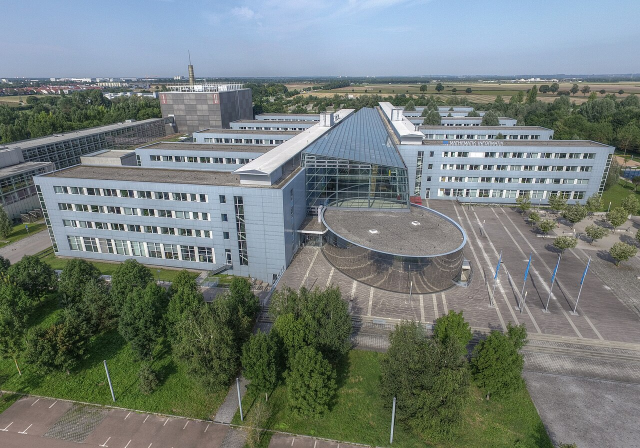
#> input picture ex3/solutions/tum.jpg, 1280 x 896 px (shown at 1/2 size)
$ jupyter execute ex03_camera_solved.ipynb
#> lines starting #> are read from the running program, lines starting #| are printed output that depends on the picture
[cell 1]
import numpy as np
import matplotlib.pyplot as plt
from PIL import Image

# Exercise 3: Camera Models and Distortion

**3D Computer Vision — Summer Semester 2026**

**Prof. Dr. Daniel Cremers, TU Munich**

---

In this notebook you will implement the pinhole camera model, the FOV/ATAN
distortion model, and a line-based distortion estimator (division model).
You will also see why all of this matters: a depth map plus a calibration
turns a flat image into a 3D point cloud, and a single line equation lets
us undo lens distortion without a calibration target.

| Part | Topic | What you'll see |
|------|-------|-----------------|
| I    | Pinhole project / backproject | Image + depth → 3D point cloud |
| II   | FOV/ATAN model | Undistortion of a fisheye KITTI frame at different output FOVs |
| III  | Line-based calibration (division model) | Estimate $k$ from 7 collinear points |

## Part I: Pinhole Projection and Backprojection

The pinhole camera maps a 3D point $\tilde{\mathbf X} = (X, Y, Z)^\top$
expressed in camera coordinates to a pixel $(u, v)$ via the intrinsic matrix
$K$:

$$\lambda \begin{pmatrix} u \\ v \\ 1 \end{pmatrix}
\;=\; K \begin{pmatrix} X \\ Y \\ Z \end{pmatrix},
\qquad
K = \begin{pmatrix} f_x & 0 & c_x \\ 0 & f_y & c_y \\ 0 & 0 & 1 \end{pmatrix}.$$

Reading off the third row gives $\lambda = Z$, so $u = f_x X / Z + c_x$ and
$v = f_y Y / Z + c_y$. Backprojection is the reverse: given a pixel and a
depth value, recover the 3D point. Since $\lambda \mathbf{x} = K \tilde{\mathbf X}$,

$$\tilde{\mathbf X} \;=\; Z \cdot K^{-1} \begin{pmatrix} u \\ v \\ 1 \end{pmatrix}.$$

**Implement** `pinhole_project` and `pinhole_backproject` below. You will
then use `pinhole_backproject` inside `image_to_pointcloud` to turn a full
RGB image plus its depth map into a coloured 3D point cloud.

[cell 2]
def pinhole_project(K, X):
    """Project 3D camera-frame points to pixels.

    Args:
        K: Intrinsic matrix, shape (3, 3).
        X: 3D points in camera frame, shape (N, 3).

    Returns:
        uv: Pixel coordinates, shape (N, 2).
    """
    x = X[:, 0] / X[:, 2]
    y = X[:, 1] / X[:, 2]
    u = K[0, 0] * x + K[0, 2]
    v = K[1, 1] * y + K[1, 2]
    return np.column_stack([u, v])

def pinhole_backproject(K, uv, depth):
    """Backproject pixels to 3D given per-pixel depth.

    Args:
        K: Intrinsic matrix, shape (3, 3).
        uv: Pixel coordinates, shape (N, 2).
        depth: Depth (Z value) at each pixel, shape (N,).

    Returns:
        X: 3D points in camera frame, shape (N, 3).
    """
    u, v = uv[:, 0], uv[:, 1]
    x = (u - K[0, 2]) / K[0, 0]
    y = (v - K[1, 2]) / K[1, 1]
    X = np.column_stack([x * depth, y * depth, depth])
    return X

[cell 3]
# ── Tests for Part I ──
_K = np.array([[500.0, 0.0, 320.0],
               [0.0, 500.0, 240.0],
               [0.0, 0.0, 1.0]])
_X = np.array([[0.1, 0.05, 1.0], [-0.2, 0.3, 2.5], [0.0, 0.0, 5.0]])
_uv = pinhole_project(_K, _X)
_X_back = pinhole_backproject(_K, _uv, _X[:, 2])
assert np.allclose(_X, _X_back, atol=1e-9), "project/backproject round-trip failed"
print("Part I: project/backproject round-trip OK")

### Build a point cloud from image + depth

The image `tum.jpg` is a single RGB frame; the file
`tum_calibration_depth.npz` provides a per-pixel depth map and the
corresponding intrinsics. Backprojecting every pixel using its depth
yields a coloured 3D point cloud --- turning a 2D image into a scene
we can rotate.

[cell 4]
_data = np.load("tum_calibration_depth.npz")
#> (reads ex3/solutions/tum_calibration_depth.npz from the repository)
depth_tum = _data["depth"][0]            # (350, 504)
K_tum = _data["intrinsics"][0]           # (3, 3)
H_d, W_d = depth_tum.shape

_img = Image.open("tum.jpg").convert("RGB").resize((W_d, H_d), Image.BILINEAR)
rgb_tum = np.asarray(_img, dtype=np.float32) / 255.0
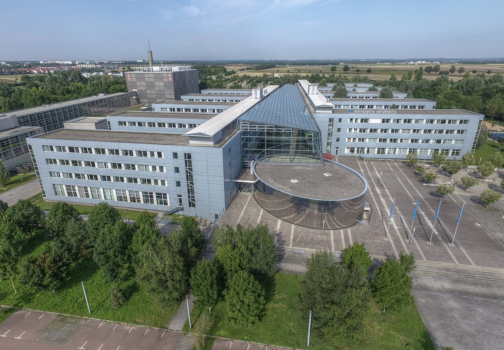
#> rgb_tum: shape (350, 504, 3) float32; mean R, G, B 0.454, 0.491, 0.478

[cell 5]
_fig, _ax = plt.subplots(1, 2, figsize=(12, 4))
_ax[0].imshow(rgb_tum)
_ax[0].set_title("RGB frame (resized to depth resolution)")
_ax[0].axis("off")
_im = _ax[1].imshow(depth_tum, cmap="turbo")
_ax[1].set_title("Depth")
_ax[1].axis("off")
plt.colorbar(_im, ax=_ax[1], fraction=0.04, label="depth [m]")
plt.tight_layout()
plt.show()
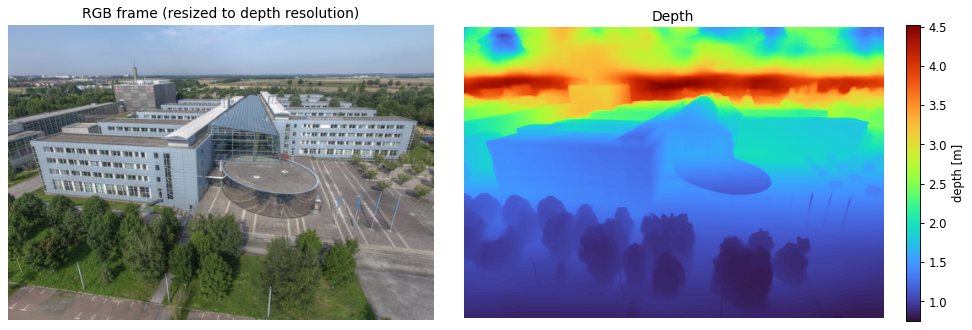
#> figure drawn by matplotlib, 3 panels

[cell 6]
def image_to_pointcloud(K, rgb, depth):
    """Backproject every pixel of an image to a 3D point cloud.

    Args:
        K: Intrinsic matrix, shape (3, 3).
        rgb: RGB image, shape (H, W, 3), values in [0, 1].
        depth: Per-pixel depth, shape (H, W).

    Returns:
        points: 3D points in camera frame, shape (H*W, 3).
        colors: Per-point RGB, shape (H*W, 3).
    """
    H, W = depth.shape
    v, u = np.mgrid[0:H, 0:W]
    uv = np.column_stack([u.ravel(), v.ravel()])
    points = pinhole_backproject(K, uv, depth.ravel())
    colors = rgb.reshape(-1, 3)
    return points, colors

[cell 7]
points_3d, colors_3d = image_to_pointcloud(K_tum, rgb_tum, depth_tum)

[cell 8]
# Subsample for interactive plotting
import plotly.graph_objects as go
_step = 4
_pts = points_3d[::_step]
_col = colors_3d[::_step]
_color_str = [f"rgb({int(255*r)},{int(255*g)},{int(255*b)})" for r, g, b in _col]
fig_cloud = go.Figure(data=[go.Scatter3d(
    x=_pts[:, 0], y=_pts[:, 1], z=_pts[:, 2],
    mode="markers",
    marker=dict(size=1.5, color=_color_str, opacity=0.9),
)])
fig_cloud.update_layout(
    scene=dict(
        xaxis=dict(visible=False),
        yaxis=dict(visible=False),
        zaxis=dict(visible=False),
        aspectmode="data",
        camera=dict(eye=dict(x=0.0, y=-0.2, z=-1.8), up=dict(x=0, y=-1, z=0)),
    ),
    margin=dict(l=0, r=0, b=0, t=0),
    height=600,
)
fig_cloud

## Part II: FOV / ATAN Camera Model

Real lenses do not project through a perfect pinhole. The
**FOV / ATAN model** (Devernay & Faugeras) relates the radius
$r_u = \|\pi(\tilde{\mathbf X})\|$ a perfect pinhole would produce to the
radius $r_d = \|\pi_d(\tilde{\mathbf X})\|$ actually measured on the sensor
by

$$r_d \;=\; \frac{1}{\omega} \arctan\!\big(2\, r_u \tan(\omega/2)\big).$$

Both directions keep the point on the same ray from the optical center, so the
full transformation rescales the normalized vector by $r_d / r_u$ (forward) or
$r_u / r_d$ (inverse).

**Implement** `fov_distort` (forward) using the formula above, and
`fov_undistort` (inverse) using the **closed-form inverse you derived in
Theory Exercise 3, Problem 4(b)**.

[cell 9]
def fov_distort(pi_u, omega):
    """Forward FOV/ATAN model: undistorted → distorted normalized coords.

    Args:
        pi_u: Undistorted normalized coords, shape (N, 2).
        omega: FOV parameter (radians).

    Returns:
        pi_d: Distorted normalized coords, shape (N, 2).
    """
    r_u = np.linalg.norm(pi_u, axis=1)
    # Use a small-radius limit to avoid 0/0 at the optical center
    r_d = np.where(
        r_u > 1e-9,
        np.arctan(2.0 * r_u * np.tan(omega / 2.0)) / omega,
        r_u,
    )
    scale = np.where(r_u > 1e-9, r_d / np.maximum(r_u, 1e-9), 1.0)
    return pi_u * scale[:, None]

def fov_undistort(pi_d, omega):
    """Inverse FOV/ATAN model: distorted → undistorted normalized coords.

    Args:
        pi_d: Distorted normalized coords, shape (N, 2).
        omega: FOV parameter (radians).

    Returns:
        pi_u: Undistorted normalized coords, shape (N, 2).
    """
    r_d = np.linalg.norm(pi_d, axis=1)
    r_u = np.where(
        r_d > 1e-9,
        np.tan(omega * r_d) / (2.0 * np.tan(omega / 2.0)),
        r_d,
    )
    scale = np.where(r_d > 1e-9, r_u / np.maximum(r_d, 1e-9), 1.0)
    return pi_d * scale[:, None]

[cell 10]
# ── Forward-backward stability test ──
_rng = np.random.default_rng(0)
_pi_u = _rng.uniform(-0.8, 0.8, size=(2000, 2))
_omega = 0.93
_pi_d = fov_distort(_pi_u, _omega)
_pi_u_back = fov_undistort(_pi_d, _omega)
_err = np.linalg.norm(_pi_u - _pi_u_back, axis=1).max()
assert _err < 1e-8, f"Forward-backward not stable, max err = {_err}"
print(f"Part II: forward-backward round-trip max error = {_err:.2e}")

### Build a pinhole from a desired output field of view

To rectify a fisheye image we need a *target* pinhole intrinsic matrix.
Given a desired horizontal field of view $\text{FOV}_x$ (in degrees) and an
output image size $(W, H)$, derive the focal length $f$ such that the image
spans exactly that angle. Place the principal point at the image center
$c_x = W/2,\; c_y = H/2$ and use the same focal length on both axes.

*Hint:* draw the triangle formed by the optical center, the principal
point, and the rightmost pixel column. The half-angle is $\text{FOV}_x/2$,
the opposite side is $W/2$, and the adjacent side is $f$.

**Implement** `pinhole_from_fov` below.

[cell 11]
def pinhole_from_fov(fov_x_deg, width, height):
    """Build a pinhole K matrix with principal point at the image center.

    Args:
        fov_x_deg: Desired horizontal FOV in degrees.
        width: Output image width.
        height: Output image height.

    Returns:
        K: Intrinsic matrix, shape (3, 3).
    """
    fov_x = np.deg2rad(fov_x_deg)
    f = (width / 2.0) / np.tan(fov_x / 2.0)
    return np.array([[f, 0.0, width / 2.0],
                     [0.0, f, height / 2.0],
                     [0.0, 0.0, 1.0]])

### Undistort the KITTI fisheye image

The KITTI frame `kitti.png` was captured by a wide-FOV camera modelled by
the FOV/ATAN distortion with parameters given below. We will resample it
through a virtual pinhole of our choosing using `cv2.remap`.

**Pipeline.** For each pixel $(u_p, v_p)$ in the *output* pinhole image:

1. normalize using $K_{\text{pin}}^{-1}$ → undistorted normalized coords;
2. apply `fov_distort` → distorted normalized coords;
3. apply $K_{\text{fisheye}}$ → source pixel coords;
4. sample the source image at those coords (bilinear).

Step 4 is what `cv2.remap` does for us. The mapping itself is what you
already implemented.

[cell 12]
img_kitti = np.asarray(Image.open("kitti.png").convert("RGB"))
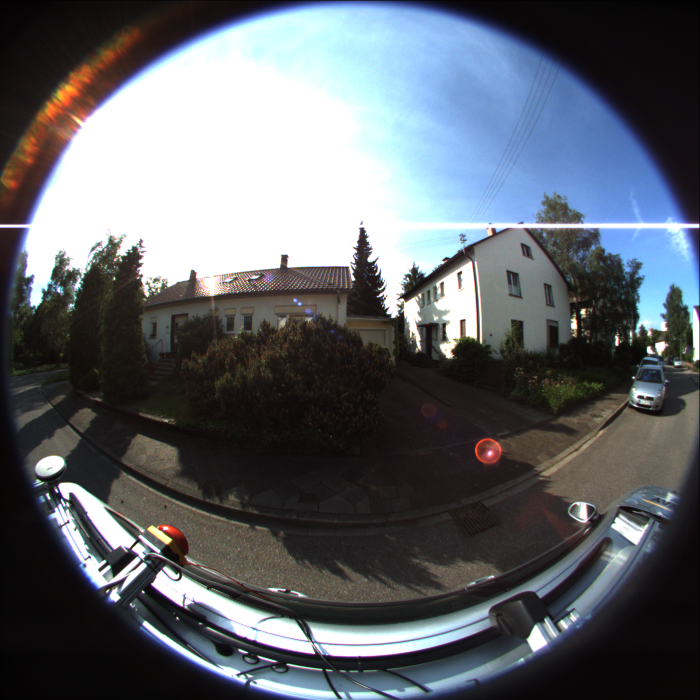
#> input picture ex3/solutions/kitti.png, 1400 x 1400 px (shown at 1/2 size)
#> img_kitti is the input picture: shape (1400, 1400, 3); mean R, G, B 95.8, 100.1, 106.2
line_pts = np.loadtxt("line_points.txt")    # (N, 2) distorted pixel coords

# Embedded FOV/ATAN parameters for kitti.png
fx_k, fy_k = 385.5633239746094, 385.4128723144531
cx_k, cy_k = 716.9444580078125, 705.7637329101562
omega_k = 0.9310157895088196
K_kitti = np.array([[fx_k, 0.0, cx_k],
                    [0.0, fy_k, cy_k],
                    [0.0, 0.0, 1.0]])

[cell 13]
import cv2

def undistort_fov_to_pinhole(img_src, K_src, omega, K_dst, out_w, out_h):
    """Remap a FOV/ATAN-distorted image through a virtual pinhole."""
    _v, _u = np.mgrid[0:out_h, 0:out_w].astype(np.float32)
    _uv_pin = np.column_stack([_u.ravel(), _v.ravel()])

    # Step 1: pinhole pixel → undistorted normalized
    _xn = (_uv_pin[:, 0] - K_dst[0, 2]) / K_dst[0, 0]
    _yn = (_uv_pin[:, 1] - K_dst[1, 2]) / K_dst[1, 1]
    _pi_u = np.column_stack([_xn, _yn])

    # Step 2: apply FOV distortion → distorted normalized
    _pi_d = fov_distort(_pi_u, omega)

    # Step 3: distorted normalized → source pixel
    _u_src = K_src[0, 0] * _pi_d[:, 0] + K_src[0, 2]
    _v_src = K_src[1, 1] * _pi_d[:, 1] + K_src[1, 2]

    map_x = _u_src.reshape(out_h, out_w).astype(np.float32)
    map_y = _v_src.reshape(out_h, out_w).astype(np.float32)
    return cv2.remap(img_src, map_x, map_y, cv2.INTER_LINEAR, borderValue=(0, 0, 0))

[cell 14]
fovs_deg = [60, 90, 120, 150]
out_w, out_h = 900, 900
_fig, _axes = plt.subplots(1, len(fovs_deg) + 1, figsize=(20, 5))
_axes[0].imshow(img_kitti)
_axes[0].set_title("Original (distorted)")
_axes[0].axis("off")
for _i, _fov in enumerate(fovs_deg):
    _K_pin = pinhole_from_fov(_fov, out_w, out_h)
    _out = undistort_fov_to_pinhole(img_kitti, K_kitti, omega_k, _K_pin, out_w, out_h)
    _axes[_i + 1].imshow(_out)
    _axes[_i + 1].set_title(f"Pinhole, FOV = {_fov}°")
    _axes[_i + 1].axis("off")
#> this loop made 4 passes
#> pass 1, `_out = undistort_fov_to_pinhole(img_kitti, K_kitti, omega_k, _K_pin, o..`:
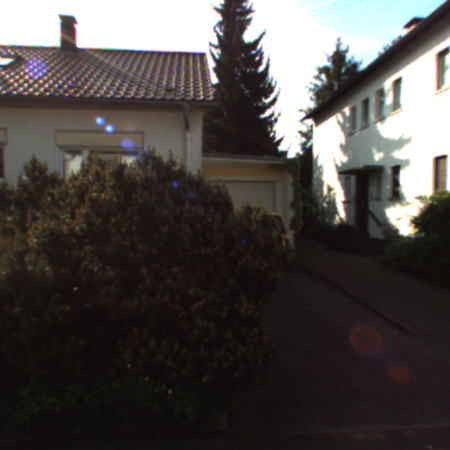
#> _out: shape (900, 900, 3) (shown at 1/2 size); mean R, G, B 77.6, 73.2, 71.1
plt.tight_layout()
plt.show()
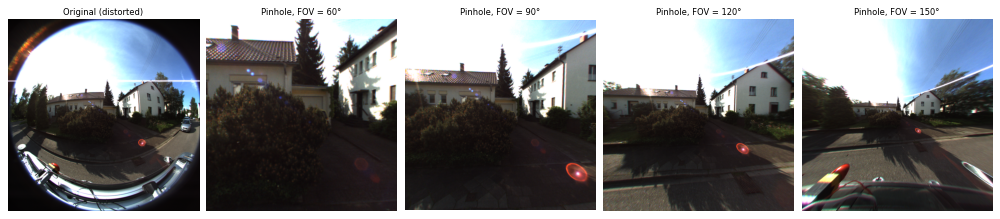
#> figure drawn by matplotlib, 5 panels

## Part III: Line-Based Distortion Estimation (Division Model)

We now estimate distortion without a calibration target. The **division
model** maps observed distorted normalized coordinates
$\pi_d = (x_d, y_d)^\top$ directly to undistorted ones:

$$x_u = \frac{x_d}{1 + k\,r_d^2},
\qquad y_u = \frac{y_d}{1 + k\,r_d^2},
\qquad r_d^2 = x_d^2 + y_d^2.$$

**Idea.** Points that lie on a straight 3D line should also lie on a
straight line in the undistorted image. Plugging the division model into
the collinearity condition for three observed points produces an equation
whose only unknown is $k$. Stacking such equations over many triplets
gives you a small least-squares problem.

The full derivation --- collinearity as a $3\times 3$ determinant, the
algebraic manipulation that makes it linear in $k$, and the resulting
closed-form estimate --- is **Theory Exercise 3, Problem 5**. Use what
you derive there to implement the estimator.

Since we only want $k$ (not full intrinsics), we use a placeholder camera
with the principal point at the image center and the focal length set to
the image width: $f = W,\; c_x = W/2,\; c_y = H/2$.

**Implement** `estimate_k_division` below.

[cell 15]
def estimate_k_division(uv_pixels, K):
    """Estimate the division-model coefficient k from N pixels on one line.

    Args:
        uv_pixels: Distorted pixel coords on a single line, shape (N, 2).
        K: Simple intrinsic matrix used to normalize coords, shape (3, 3).

    Returns:
        k_hat: Estimated division-model coefficient (scalar).
    """
    u = uv_pixels[:, 0]
    v = uv_pixels[:, 1]
    x_d = (u - K[0, 2]) / K[0, 0]
    y_d = (v - K[1, 2]) / K[1, 1]
    r2 = x_d ** 2 + y_d ** 2

    N = len(uv_pixels)
    A_list, B_list = [], []
    for i in range(N):
        for j in range(i + 1, N):
            for k in range(j + 1, N):
                M_one = np.array([
                    [x_d[i], y_d[i], 1.0],
                    [x_d[j], y_d[j], 1.0],
                    [x_d[k], y_d[k], 1.0],
                ])
                M_r2 = np.array([
                    [x_d[i], y_d[i], r2[i]],
                    [x_d[j], y_d[j], r2[j]],
                    [x_d[k], y_d[k], r2[k]],
                ])
                A_list.append(np.linalg.det(M_one))
                B_list.append(np.linalg.det(M_r2))
    A = np.array(A_list)
    B = np.array(B_list)
    return -np.sum(A * B) / np.sum(B * B)

[cell 16]
H_img, W_img = img_kitti.shape[:2]
K_simple = np.array([[W_img, 0.0, W_img / 2.0],
                     [0.0, W_img, H_img / 2.0],
                     [0.0, 0.0, 1.0]])
k_hat = estimate_k_division(line_pts, K_simple)
print(f"Estimated division-model coefficient: k = {k_hat:.4f}")
#| Estimated division-model coefficient: k = -4.3212

[cell 17]
import cv2 as _cv2

def undistort_division(img, K_src, k, K_dst, out_w, out_h):
    """Resample a division-model image through a virtual pinhole.

    For each output pinhole pixel (treated as undistorted) we find the source
    (distorted) pixel by inverting the division model. The division model
    ``x_u = x_d / (1 + k r_d^2)`` is undistortion; inverting it for r_d gives
        r_d = (1 - sqrt(1 - 4 k r_u^2)) / (2 k r_u)   (k != 0)
    which is one-to-one for the central well-behaved disk.
    """
    _v, _u = np.mgrid[0:out_h, 0:out_w].astype(np.float32)
    _x_u = (_u - K_dst[0, 2]) / K_dst[0, 0]
    _y_u = (_v - K_dst[1, 2]) / K_dst[1, 1]
    _r_u2 = _x_u ** 2 + _y_u ** 2
    if abs(k) < 1e-12:
        _scale = np.ones_like(_r_u2)
    else:
        _disc = np.clip(1.0 - 4.0 * k * _r_u2, 0.0, None)
        _r_u = np.sqrt(np.maximum(_r_u2, 1e-12))
        _r_d = (1.0 - np.sqrt(_disc)) / (2.0 * k * _r_u)
        _scale = np.where(_r_u2 > 1e-12, _r_d / _r_u, 1.0)
    _x_d = _x_u * _scale
    _y_d = _y_u * _scale
    _u_src = (K_src[0, 0] * _x_d + K_src[0, 2]).astype(np.float32)
    _v_src = (K_src[1, 1] * _y_d + K_src[1, 2]).astype(np.float32)
    return _cv2.remap(img, _u_src, _v_src, _cv2.INTER_LINEAR, borderValue=(0, 0, 0))

def line_pts_division_to_pinhole(pts_dist, K_src, k, K_dst):
    """Map distorted source-pixel coords to undistorted pinhole-output pixels."""
    _x_d = (pts_dist[:, 0] - K_src[0, 2]) / K_src[0, 0]
    _y_d = (pts_dist[:, 1] - K_src[1, 2]) / K_src[1, 1]
    _scale = 1.0 / (1.0 + k * (_x_d ** 2 + _y_d ** 2))
    _x_u = _x_d * _scale
    _y_u = _y_d * _scale
    return np.column_stack([
        K_dst[0, 0] * _x_u + K_dst[0, 2],
        K_dst[1, 1] * _y_u + K_dst[1, 2],
    ])

[cell 18]
out_w_div, out_h_div = 900, 900
# Output focal lengths chosen as fractions of the image width — the FOV/ATAN
# parameters are unknown for this estimator, so we just sweep zoom.
focal_scales = [0.25, 0.5, 0.6, 0.8]
_fig, _axes = plt.subplots(1, len(focal_scales) + 1, figsize=(22, 5))
_axes[0].imshow(img_kitti)
_axes[0].scatter(line_pts[:, 0], line_pts[:, 1], s=30, c="red",
                 edgecolors="white", linewidths=0.8)
_axes[0].plot(line_pts[:, 0], line_pts[:, 1], "r-", lw=0.8, alpha=0.5)
_axes[0].set_title("Original — points appear curved")
_axes[0].axis("off")
for _i, _s in enumerate(focal_scales):
    _f_out = _s * img_kitti.shape[1]
    _K_pin = np.array([[_f_out, 0.0, out_w_div / 2.0],
                       [0.0, _f_out, out_h_div / 2.0],
                       [0.0, 0.0, 1.0]])
    _out = undistort_division(img_kitti, K_simple, k_hat, _K_pin,
                              out_w_div, out_h_div)
    _pts_out = line_pts_division_to_pinhole(line_pts, K_simple, k_hat, _K_pin)
    _axes[_i + 1].imshow(_out)
    _axes[_i + 1].scatter(_pts_out[:, 0], _pts_out[:, 1], s=30, c="red",
                          edgecolors="white", linewidths=0.8)
    _axes[_i + 1].plot(_pts_out[:, 0], _pts_out[:, 1], "r-", lw=0.8, alpha=0.5)
    _all_x = np.concatenate([[0, out_w_div], _pts_out[:, 0]])
    _all_y = np.concatenate([[0, out_h_div], _pts_out[:, 1]])
    _pad = 30
    _axes[_i + 1].set_xlim(_all_x.min() - _pad, _all_x.max() + _pad)
    _axes[_i + 1].set_ylim(_all_y.max() + _pad, _all_y.min() - _pad)
    _axes[_i + 1].set_aspect("equal")
    _axes[_i + 1].set_title("Undistorted")
    _axes[_i + 1].axis("off")
#> this loop made 4 passes
#> pass 1, `_out = undistort_division(img_kitti, K_simple, k_hat, _K_pin, out_w_di..`:
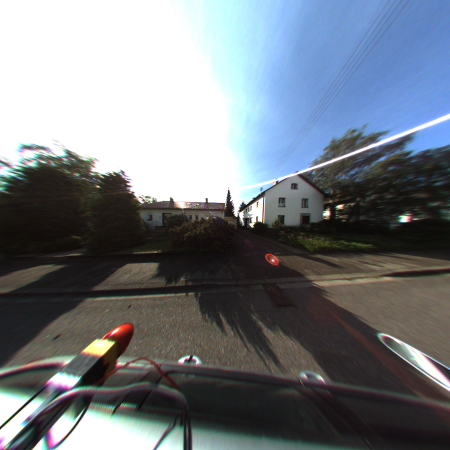
#> _out: shape (900, 900, 3) (shown at 1/2 size); mean R, G, B 117.3, 123.6, 129.8
#> pass 2, `_out = undistort_division(img_kitti, K_simple, k_hat, _K_pin, out_w_di..`:
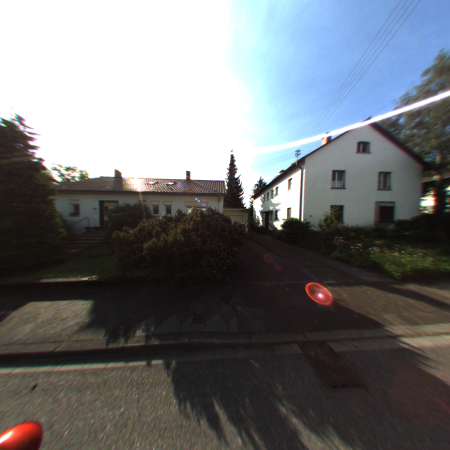
#> _out: shape (900, 900, 3) (shown at 1/2 size); mean R, G, B 113.2, 115.3, 117.6
#> pass 3, `_out = undistort_division(img_kitti, K_simple, k_hat, _K_pin, out_w_di..`:
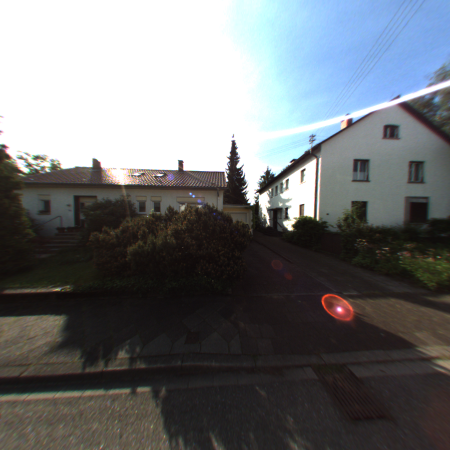
#> _out: shape (900, 900, 3) (shown at 1/2 size); mean R, G, B 111.6, 114.1, 116.3
plt.tight_layout()
plt.show()
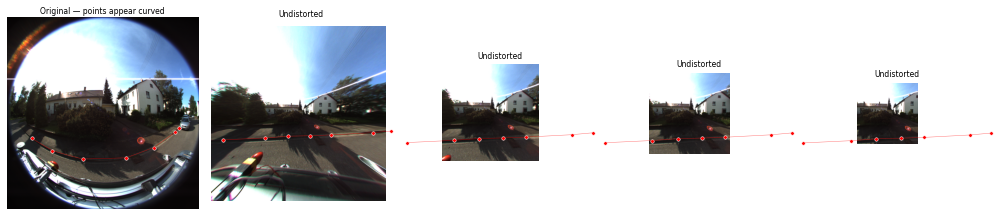
#> figure drawn by matplotlib, 5 panels
